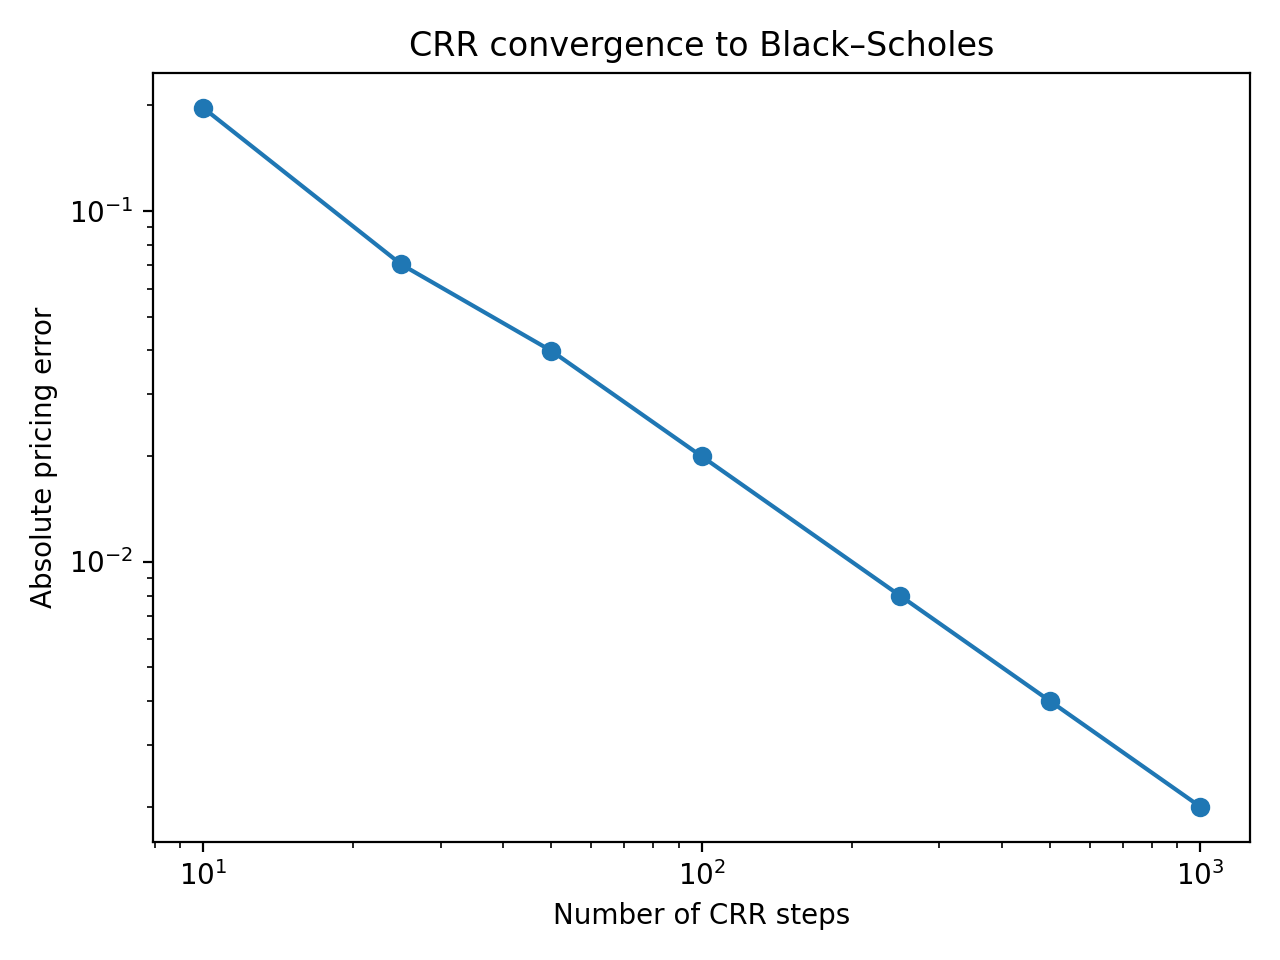

The Python source for this figure:
from app.models.black_scholes import (
    OptionInputs,
    european_call,
)

from app.models.binomial import (
    binomial_price,
)

import matplotlib.pyplot as plt


def main():
    inputs = OptionInputs(
        spot=100,
        strike=100,
        rate=0.05,
        volatility=0.20,
        maturity=1.0,
    )

    bs_price = european_call(inputs)

    steps_list = [
        10,
        25,
        50,
        100,
        250,
        500,
        1000,
    ]

    print("-" * 50)

    errors = []

    for steps in steps_list:
        crr_price = binomial_price(
            inputs,
            option_type="call",
            steps=steps,
            american=False,
        ).price

        error = abs(
            crr_price - bs_price
        )

        errors.append(error)

        print(
            f"{steps:8d} "
            f"{crr_price:12.6f} "
            f"{bs_price:12.6f} "
            f"{error:12.6f}"
        )

    plt.figure()

    plt.plot(
        steps_list,
        errors,
        marker="o",
    )

    plt.xscale("log")
    plt.yscale("log")

    plt.xlabel("Number of CRR steps")
    plt.ylabel("Absolute pricing error")

    plt.title(
        "CRR convergence to Black–Scholes"
    )

    plt.tight_layout()

    plt.savefig(
        "experiments/binomial_convergence.png",
        dpi=200,
    )

    plt.show()


if __name__ == "__main__":
    main()
